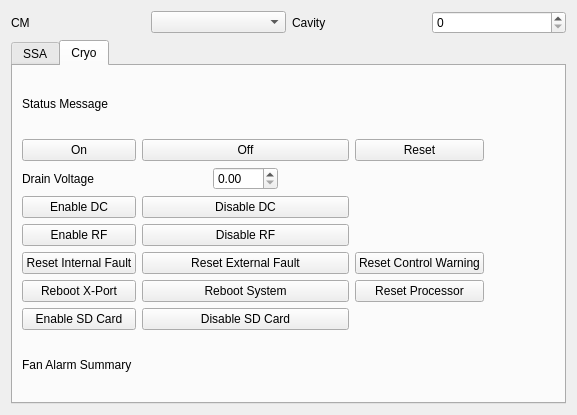
<?xml version="1.0" encoding="UTF-8"?>
<ui version="4.0">
 <class>Form</class>
 <widget class="QWidget" name="Form">
  <property name="geometry">
   <rect>
    <x>0</x>
    <y>0</y>
    <width>577</width>
    <height>415</height>
   </rect>
  </property>
  <property name="windowTitle">
   <string>Form</string>
  </property>
  <layout class="QGridLayout" name="gridLayout">
   <item row="0" column="2">
    <widget class="QLabel" name="label_2">
     <property name="text">
      <string>Cavity</string>
     </property>
    </widget>
   </item>
   <item row="0" column="1">
    <widget class="QComboBox" name="comboBox"/>
   </item>
   <item row="0" column="3">
    <widget class="QSpinBox" name="spinBox"/>
   </item>
   <item row="0" column="0">
    <widget class="QLabel" name="label">
     <property name="text">
      <string>CM</string>
     </property>
    </widget>
   </item>
   <item row="1" column="0" colspan="4">
    <widget class="QTabWidget" name="tabWidget">
     <property name="currentIndex">
      <number>1</number>
     </property>
     <widget class="QWidget" name="tab">
      <attribute name="title">
       <string>SSA</string>
      </attribute>
     </widget>
     <widget class="QWidget" name="tab_2">
      <attribute name="title">
       <string>Cryo</string>
      </attribute>
      <layout class="QGridLayout" name="gridLayout_2">
       <item row="0" column="0">
        <widget class="QLabel" name="label_3">
         <property name="text">
          <string>Status Message</string>
         </property>
        </widget>
       </item>
       <item row="1" column="0">
        <widget class="QPushButton" name="pushButton">
         <property name="text">
          <string>On</string>
         </property>
        </widget>
       </item>
       <item row="1" column="1" colspan="3">
        <widget class="QPushButton" name="pushButton_2">
         <property name="text">
          <string>Off</string>
         </property>
        </widget>
       </item>
       <item row="2" column="0">
        <widget class="QLabel" name="label_4">
         <property name="text">
          <string>Drain Voltage</string>
         </property>
        </widget>
       </item>
       <item row="2" column="2">
        <widget class="PyDMSpinbox" name="PyDMSpinbox">
         <property name="toolTip">
          <string/>
         </property>
        </widget>
       </item>
       <item row="3" column="0">
        <widget class="PyDMPushButton" name="PyDMPushButton">
         <property name="toolTip">
          <string/>
         </property>
         <property name="text">
          <string>Enable DC</string>
         </property>
        </widget>
       </item>
       <item row="3" column="1" colspan="3">
        <widget class="PyDMPushButton" name="PyDMPushButton_2">
         <property name="toolTip">
          <string/>
         </property>
         <property name="text">
          <string>Disable DC</string>
         </property>
        </widget>
       </item>
       <item row="4" column="0">
        <widget class="PyDMPushButton" name="PyDMPushButton_3">
         <property name="toolTip">
          <string/>
         </property>
         <property name="text">
          <string>Enable RF</string>
         </property>
        </widget>
       </item>
       <item row="4" column="1" colspan="3">
        <widget class="PyDMPushButton" name="PyDMPushButton_4">
         <property name="toolTip">
          <string/>
         </property>
         <property name="text">
          <string>Disable RF</string>
         </property>
        </widget>
       </item>
       <item row="4" column="4" colspan="2">
        <widget class="PyDMLabel" name="PyDMLabel_4">
         <property name="toolTip">
          <string/>
         </property>
        </widget>
       </item>
       <item row="5" column="0">
        <widget class="PyDMPushButton" name="PyDMPushButton_5">
         <property name="toolTip">
          <string/>
         </property>
         <property name="text">
          <string>Reset Internal Fault</string>
         </property>
        </widget>
       </item>
       <item row="5" column="1" colspan="3">
        <widget class="PyDMPushButton" name="PyDMPushButton_6">
         <property name="toolTip">
          <string/>
         </property>
         <property name="text">
          <string>Reset External Fault</string>
         </property>
        </widget>
       </item>
       <item row="6" column="0">
        <widget class="PyDMPushButton" name="PyDMPushButton_8">
         <property name="toolTip">
          <string/>
         </property>
         <property name="text">
          <string>Reboot X-Port</string>
         </property>
        </widget>
       </item>
       <item row="7" column="0">
        <widget class="PyDMPushButton" name="PyDMPushButton_11">
         <property name="toolTip">
          <string/>
         </property>
         <property name="text">
          <string>Enable SD Card</string>
         </property>
        </widget>
       </item>
       <item row="1" column="4">
        <widget class="QPushButton" name="pushButton_3">
         <property name="text">
          <string>Reset</string>
         </property>
        </widget>
       </item>
       <item row="2" column="4">
        <widget class="PyDMLabel" name="PyDMLabel_2">
         <property name="toolTip">
          <string/>
         </property>
        </widget>
       </item>
       <item row="3" column="4">
        <widget class="PyDMLabel" name="PyDMLabel_3">
         <property name="toolTip">
          <string/>
         </property>
        </widget>
       </item>
       <item row="5" column="4">
        <widget class="PyDMPushButton" name="PyDMPushButton_7">
         <property name="toolTip">
          <string/>
         </property>
         <property name="text">
          <string>Reset Control Warning</string>
         </property>
        </widget>
       </item>
       <item row="6" column="4">
        <widget class="PyDMPushButton" name="PyDMPushButton_10">
         <property name="toolTip">
          <string/>
         </property>
         <property name="text">
          <string>Reset Processor</string>
         </property>
        </widget>
       </item>
       <item row="7" column="4">
        <widget class="PyDMLabel" name="PyDMLabel_5">
         <property name="toolTip">
          <string/>
         </property>
        </widget>
       </item>
       <item row="6" column="1" colspan="3">
        <widget class="PyDMPushButton" name="PyDMPushButton_9">
         <property name="toolTip">
          <string/>
         </property>
         <property name="text">
          <string>Reboot System</string>
         </property>
        </widget>
       </item>
       <item row="7" column="1" colspan="3">
        <widget class="PyDMPushButton" name="PyDMPushButton_12">
         <property name="toolTip">
          <string/>
         </property>
         <property name="text">
          <string>Disable SD Card</string>
         </property>
        </widget>
       </item>
       <item row="0" column="1" colspan="4">
        <widget class="PyDMLabel" name="PyDMLabel">
         <property name="toolTip">
          <string/>
         </property>
        </widget>
       </item>
       <item row="8" column="0">
        <widget class="QLabel" name="label_5">
         <property name="text">
          <string>Fan Alarm Summary</string>
         </property>
        </widget>
       </item>
       <item row="8" column="1" colspan="5">
        <widget class="PyDMLabel" name="PyDMLabel_6">
         <property name="toolTip">
          <string/>
         </property>
        </widget>
       </item>
      </layout>
     </widget>
    </widget>
   </item>
  </layout>
 </widget>
 <customwidgets>
  <customwidget>
   <class>PyDMLabel</class>
   <extends>QLabel</extends>
   <header>pydm.widgets.label</header>
  </customwidget>
  <customwidget>
   <class>PyDMPushButton</class>
   <extends>QPushButton</extends>
   <header>pydm.widgets.pushbutton</header>
  </customwidget>
  <customwidget>
   <class>PyDMSpinbox</class>
   <extends>QDoubleSpinBox</extends>
   <header>pydm.widgets.spinbox</header>
  </customwidget>
 </customwidgets>
 <resources/>
 <connections/>
</ui>
